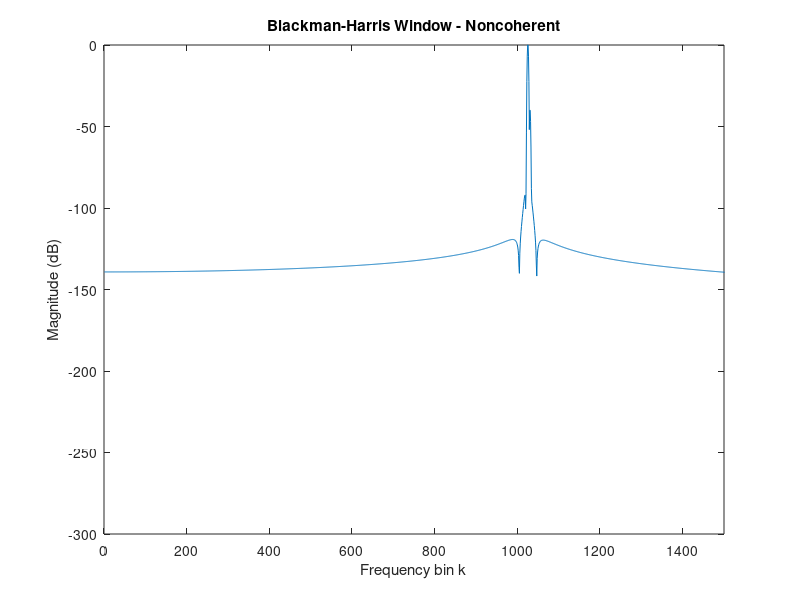

This chart was generated by the following MATLAB code:
clear; clc; close all;

N = 8192;
n = 0:N-1;

%{
p1 = 2;  % you can change this value

dw = 2*pi*p1/N;

% =========================
% CASE 1: Rectangular - Coherent
% =========================
w1 = 0.25*pi;
w2 = w1 + dw;

x = sin(w1*n) + 0.01*sin(w2*n);

w = ones(1,N);  % rectangular

xw = x .* w;

X = fft(xw);

X_mag = abs(X);
X_mag = X_mag / max(X_mag);
X_dB = 20*log10(X_mag);

%figure;
%plot(X_dB);
xlim([0 1500]);
ylim([-300 0]);
xlabel('Frequency bin k');
ylabel('Magnitude (dB)');
title('Rectangular Window - Coherent');
%}

% =========================
% CASE 2: Rectangular - Noncoherent
% =========================
%{
p2 = 700; %If lower the required +-0.5dB will be missed
dw = 2*pi*p2/N;
w1 = (0.25 + 1/N)*pi;
w2 = w1 + dw;

x = sin(w1*n) + 0.01*sin(w2*n);

w = ones(1,N);  % rectangular

xw = x .* w;

X = fft(xw);

X_mag = abs(X);
X_mag = X_mag / max(X_mag);
X_dB = 20*log10(X_mag);

figure;
plot(X_dB);
xlim([0 3000]);
ylim([-100 0]);
xlabel('Frequency bin k');
ylabel('Magnitude (dB)');
title('Rectangular Window - Noncoherent');
%}

%{
% =========================
% CASE 3: Blackman-Harris - Coherent
% =========================
p3 = 5;
dw = 2*pi*p3/N;
w1 = 0.25*pi;
w2 = w1 + dw;

x = sin(w1*n) + 0.01*sin(w2*n);

w = blackmanharris(N)';

xw = x .* w;

X = fft(xw);

X_mag = abs(X);
X_mag = X_mag / max(X_mag);
X_dB = 20*log10(X_mag);

figure;
plot(X_dB);
xlim([0 2000]);
ylim([-250 0]);
xlabel('Frequency bin k');
ylabel('Magnitude (dB)');
title('Blackman-Harris Window - Coherent');
%}

%
% =========================
% CASE 4: Blackman-Harris - Noncoherent
% =========================
p4 = 5;
dw = 2*pi*p4/N;
w1 = (0.25 + 1/N)*pi;
w2 = w1 + dw;

x = sin(w1*n) + 0.01*sin(w2*n);

w = blackmanharris(N)';

xw = x .* w;

X = fft(xw);

X_mag = abs(X);
X_mag = X_mag / max(X_mag);
X_dB = 20*log10(X_mag);

figure;
plot(X_dB);
xlim([0 1500]);
ylim([-300 0]);
xlabel('Frequency bin k');
ylabel('Magnitude (dB)');
title('Blackman-Harris Window - Noncoherent');
%}
